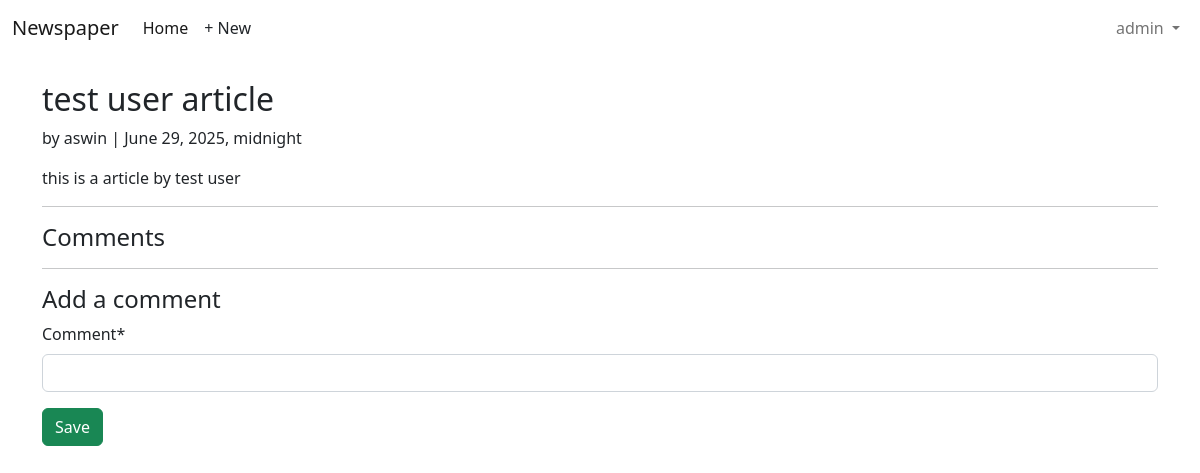
Page /articles/5/ (signed in) on the committed database.
### accounts/models.py (models this page shows)
class CustomUser(AbstractUser):
    age = models.PositiveIntegerField(null=True, blank=True)

### articles/models.py (models this page shows, shortened)
class Article(models.Model):
    title = models.CharField(max_length=255)
    body = models.TextField()
    date = models.DateTimeField(auto_now_add=True)
    author = models.ForeignKey(
        settings.AUTH_USER_MODEL,
        on_delete=models.CASCADE,
    )

### articles/views.py (the view, shortened to what this page needs)
# urls.py: path("<int:pk>/", ArticleDetailView.as_view(), name="article_detail"),
class ArticleDetailView(LoginRequiredMixin,DetailView):
    def get(self, request, *args, **kwargs):
        view = CommentGet.as_view()
        return view(request, *args, **kwargs)

### articles/forms.py
class CommentForm(forms.ModelForm):
    class Meta:
        model = Comment
        fields = ("comment",)

### articles/views.py (called while the page is built)
    def get_context_data(self, **kwargs):
        context = super().get_context_data(**kwargs)
        context["form"] = CommentForm()
        return context

### templates/article_detail.html (shortened to what this page needs)
{% extends "base.html" %}
{% load crispy_forms_tags %}
{% block content %}
<div class="article-entry">
<h2>{{ object.title }}</h2>
<p>by {{ object.author }} | {{ object.date }}</p>
<p>{{ object.body }}</p>
</div>
  <hr>
<h4>Comments</h4>
<hr>
<h4>Add a comment</h4>
<form action="" method="post">{% csrf_token %}
  {{ form|crispy }}
<button class="btn btn-success ml-2" type="submit">Save</button>
</form>
{% endblock content %}

### templates/base.html (shortened to what this page needs)
<!DOCTYPE html>
<html>
<head>
  <link href="https://cdn.jsdelivr.net/npm/bootstrap@5.2.3/dist/css/bootstrap.min.css" rel="stylesheet">
  </head>
</head>
<body>
  <nav class="navbar navbar-expand-lg bg-body-tertiary">
    <div class="container-fluid">
      <a class="navbar-brand" href="{% url 'home' %}">Newspaper</a>
      <div class="collapse navbar-collapse" id="navbarSupportedContent">
        <ul class="navbar-nav me-auto mb-2 mb-lg-0">
          <li class="nav-item">
            <a class="nav-link active" aria-current="page" href="#">Home</a>
          </li>
          {% if user.is_authenticated %}
          <li><a href="{% url 'article_new' %}" class="nav-link px-2 link-dark">+ New</a></li>
        </ul>
        <div class="mr-auto">
          <ul class="navbar-nav">
            <li class="nav-item dropdown">
              <a class="nav-link dropdown-toggle" href="#" role="button" data-bs-toggle="dropdown"
                aria-expanded="false">
                {{ user.username }}
              </a>
            </li>
        {% endif %}
      </div>
    </div>
  </nav>
  <main>
    <div class="container mt-4">
      {% block content %}
      {% endblock content %}
    </div>
  </main>
</body>
</html>

### rows in the picture
CustomUser: username "admin"
Article: title "test user article", author "aswin", date "June 29, 2025, midnight", body "this is a article by test user"
